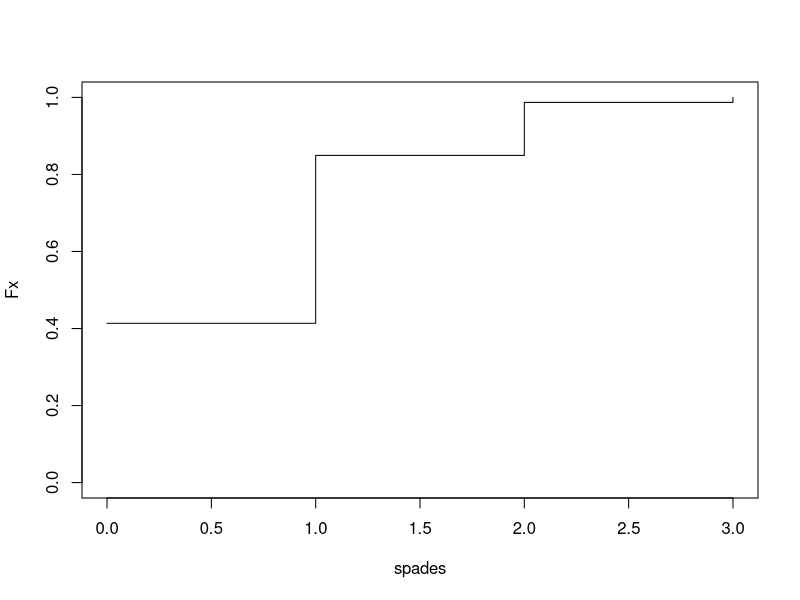
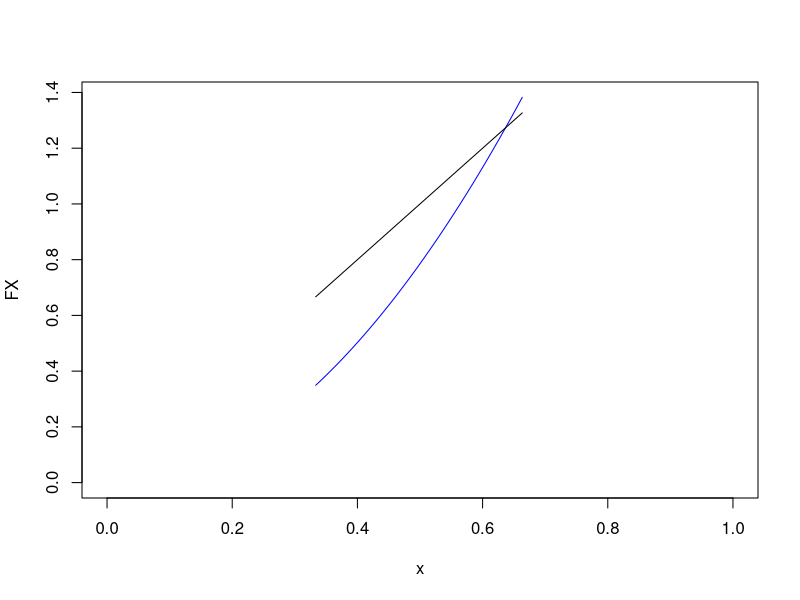
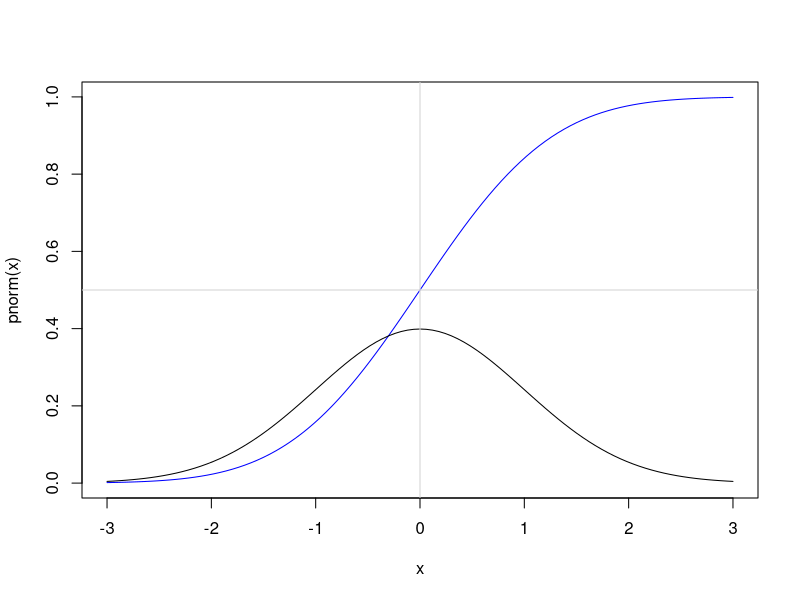
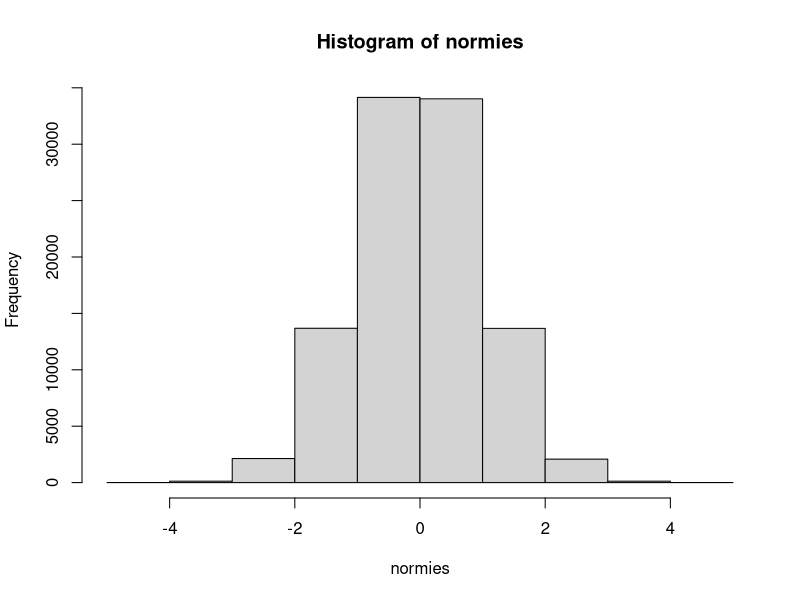
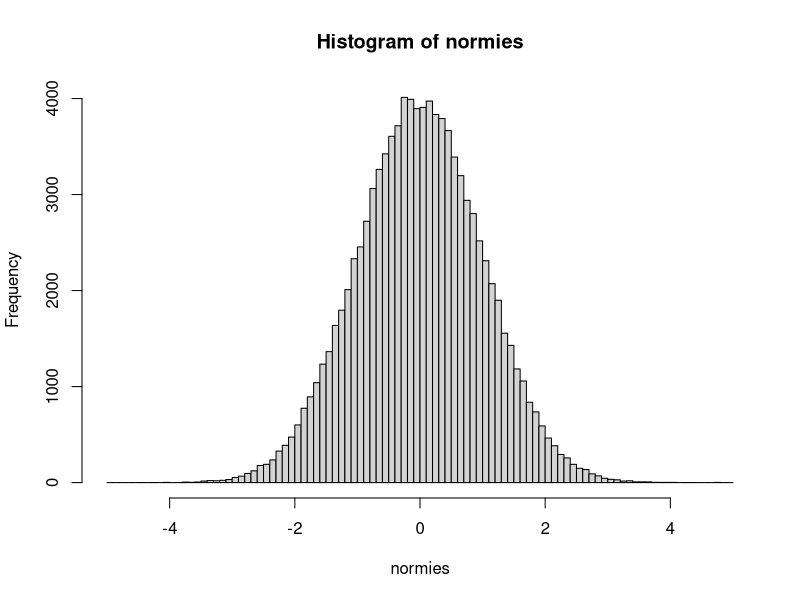
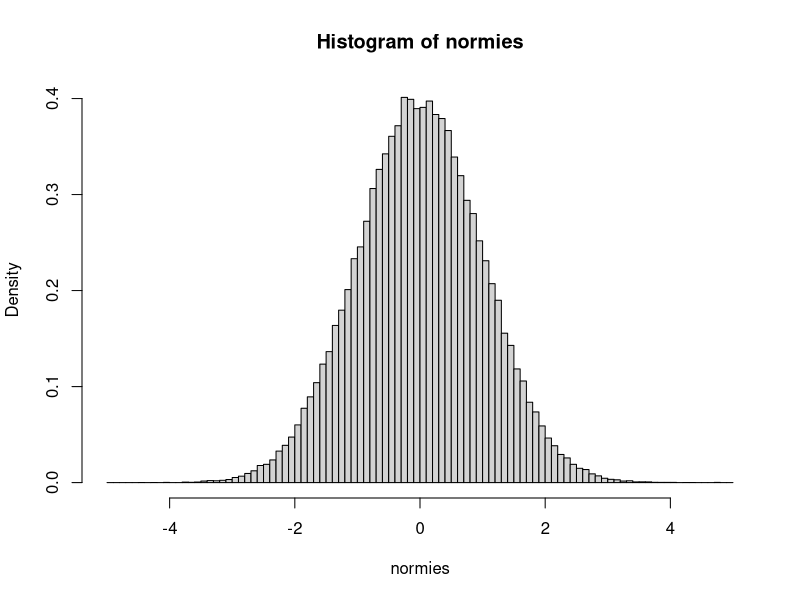
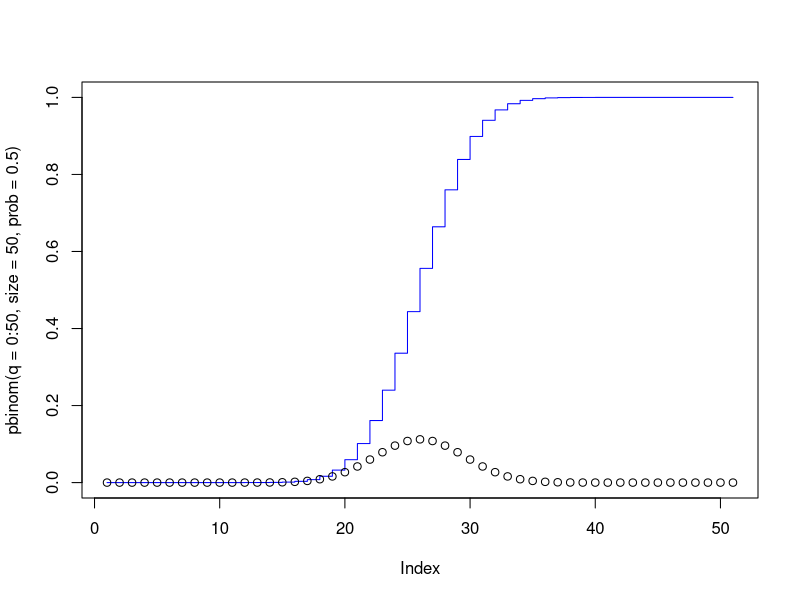
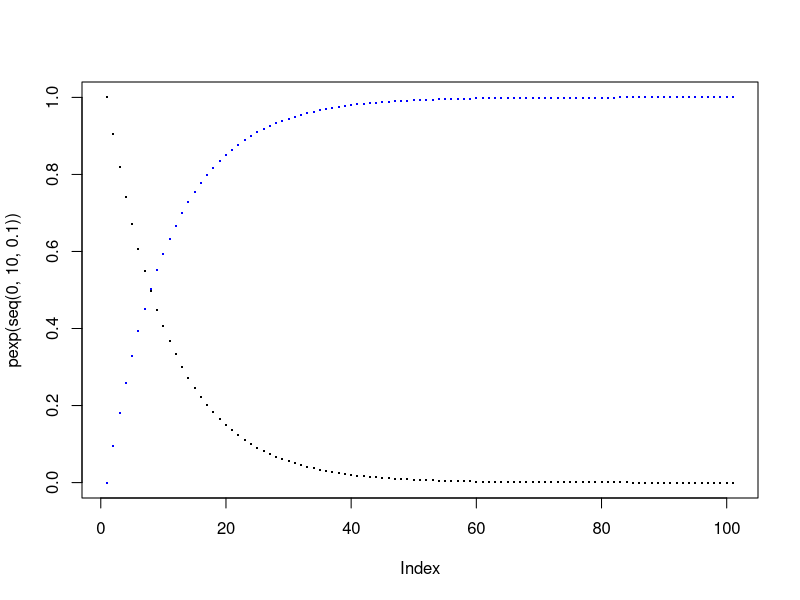

Recreate these plots in R, in order.
## ---- chunk 1
knitr::opts_chunk$set(comment = NA)
## ---- chunk 2
spades <- 0:3
f <- ( (choose(13, spades) * choose(39, 3 - spades)) / choose(52,3) )
f
Fx <- cumsum(f)
Fx
plot(spades, Fx, type="s", ylim=c(0,1))
## ---- chunk 3
x <- seq(1/3, 2/3, .01)
# x <- c(.33, x, .67)
FX <- pi * x^2
fx <- 2 * x
plot(x, FX, xlim=c(0,1), ylim=c(0,FX[length(FX)]), col="blue", type="l")
lines(x, fx)
  
## ---- chunk 4
F <- expression(1-exp(-lambda*x))
f <- D(F, "x")
f
## ---- chunk 5
curve(pnorm, xlim=c(-3,3), col="blue") # Normal cumulative probability.
curve(dnorm, add=T)                    # Normal density
abline(h=.5, v=0, col="lightgray")
## ---- chunk 6
normies <- rnorm(100000)
# plot(cumsum(sort(normies)) / 100000)
hist(normies, freq=TRUE, breaks=seq(-5,5,1))
hist(normies, freq=TRUE, breaks=seq(-5,5,.1))
hist(normies, freq=FALSE, breaks=seq(-5,5,.1))
## ---- chunk 7
plot(pbinom(q=0:50, size=50, prob=0.5), type="s", col="blue")
points(dbinom(x=0:50, size=50, prob=0.5))
## ---- chunk 8
plot(pexp(seq(0,10,.1)), col="blue", pch=".", cex=2)
points(dexp(seq(0,10,.1)), pch=".", cex=2)
## ---- chunk 9
plot(pgeom(q=0:50, prob=.1), col="blue", ylim=c(0,1))
points(dgeom(x=0:50, prob=.1))
## ---- chunk 10
f1 <- c(.2, .3, .1, .4,  0)
f2 <- c(.5, .5,  0,  0,  0)
f3 <- c(.1, .1, .2, .2, .4)
df <- data.frame(f1, f2, f3)
df$mix <- .25 * f1 + .25 * f2 + .5 * f3
df
## ---- chunk 11
m <- matrix(c(.09, .07, .1, .01, .04, 0, .06, .08, .03, .07, .05, .09, .01, .02, .08, .05, .02, .03, .06, .04), nrow=4)
m
rowSums(m)
colSums(m)
sum(rowSums(m))
sum(colSums(m))
## ---- chunk 12
# Since R counts down the row first for elements of a matrix, transpose...
t(t(m) / rowSums(t(m)))
## ---- chunk 13
x <- c(1, 2, 3, 4)
f <- c(0.1, 0.2, 0.3, 0.4)
sum(f)
data <- sample(x, 50, replace=TRUE, prob=f)
data
table(data)
counts <- numeric(4)
for (i in 1:4) { counts[i] <- sum(data == i) }
simprob <- counts/(sum(counts))
df <- data.frame(x, f, simprob)
df
## ---- chunk 14
# First, generate the mass function vector for single roll of two dice.
m <- matrix(nrow=6, ncol=6)
for (i in 1:6) {
  for (j in 1:6) {
    m[i,j] <- i+j
  }
}
m
pair <- 2:12
pair
pair.f <- numeric(11)
for (x in pair) {
  pair.f[x - 1] <- sum(m == x)
}
pair.f <- pair.f/sum(pair.f)
pair.f

# Generate 20 rolls of a pair of dice, and compare results with mass function.
s <- sample(pair, 20, prob=pair.f, replace=TRUE)
s
simprob <- numeric(11)
for (i in 2:12) {
  simprob[i - 1] <- sum(s == i)
}
simprob <- simprob/sum(simprob)
data.frame(pair, pair.f, simprob)

# Generate 1000 rolls, and compare results with mass function
s <- sample(pair, 1000, prob=pair.f, replace=TRUE)
simprob <- numeric(11)
for (i in 2:12) {
  simprob[i - 1] <- sum(s == i)
}
simprob <- simprob/sum(simprob)
data.frame(pair, pair.f, simprob)

